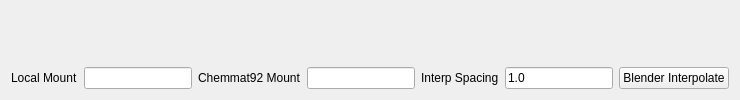
       <widget class="QWidget" name="tab_2">
        <attribute name="title">
         <string>Sample Postitions</string>
        </attribute>
        <layout class="QVBoxLayout" name="verticalLayout_6">
         <item>
          <widget class="PlotWidget" name="positionPlot" native="true">
           <property name="sizePolicy">
            <sizepolicy hsizetype="Expanding" vsizetype="Expanding">
             <horstretch>0</horstretch>
             <verstretch>0</verstretch>
            </sizepolicy>
           </property>
          </widget>
         </item>
         <item>
          <layout class="QHBoxLayout" name="horizontalLayout_10">
           <item>
            <widget class="QLabel" name="label_5">
             <property name="sizePolicy">
              <sizepolicy hsizetype="Preferred" vsizetype="Fixed">
               <horstretch>0</horstretch>
               <verstretch>0</verstretch>
              </sizepolicy>
             </property>
             <property name="text">
              <string>Local Mount</string>
             </property>
            </widget>
           </item>
           <item>
            <widget class="QLineEdit" name="localMountLineEdit"/>
           </item>
           <item>
            <widget class="QLabel" name="label_6">
             <property name="sizePolicy">
              <sizepolicy hsizetype="Preferred" vsizetype="Fixed">
               <horstretch>0</horstretch>
               <verstretch>0</verstretch>
              </sizepolicy>
             </property>
             <property name="text">
              <string>Chemmat92 Mount</string>
             </property>
            </widget>
           </item>
           <item>
            <widget class="QLineEdit" name="chemmat92MountLineEdit"/>
           </item>
           <item>
            <widget class="QLabel" name="label_7">
             <property name="sizePolicy">
              <sizepolicy hsizetype="Preferred" vsizetype="Fixed">
               <horstretch>0</horstretch>
               <verstretch>0</verstretch>
              </sizepolicy>
             </property>
             <property name="text">
              <string>Interp Spacing</string>
             </property>
            </widget>
           </item>
           <item>
            <widget class="QLineEdit" name="interpSpacingLineEdit">
             <property name="text">
              <string>1.0</string>
             </property>
            </widget>
           </item>
           <item>
            <widget class="QPushButton" name="blenderInterpolatePushButton">
             <property name="text">
              <string>Blender Interpolate</string>
             </property>
            </widget>
           </item>
          </layout>
         </item>
        </layout>
       </widget>
